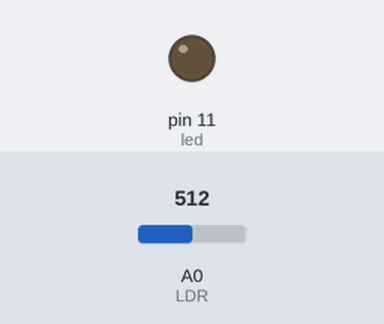
A sketch run on a simulated Arduino Uno, built with avr-gcc and run on an emulated ATmega328P. Shown: output pins drawn as LEDs (lit = HIGH). The inputs (shaded band) are chosen by the test bench; at power-on: A0 (LDR) = 512.

Above: at 1.2 s.
1.3 s: A0 (LDR) set to 122
At 2.1 s:
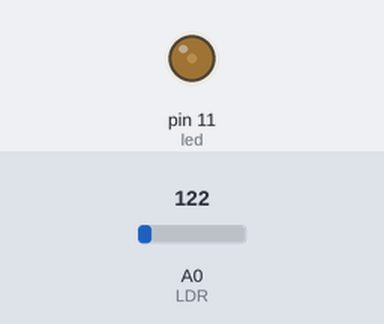
2.8 s: A0 (LDR) set to 0
At 3.2 s:
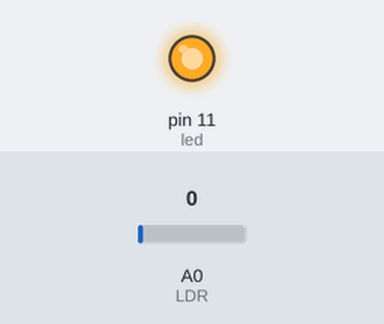
Timing chart, 0 to 5.8 s (numbered marks = the images above; inputs shaded):
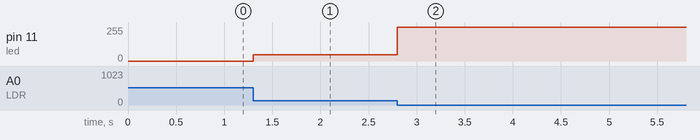

Measured:
- after the input at 1.3 s, pin 11 (led): 0/255 → 48/255 at once
- after the input at 2.8 s, pin 11 (led): 48/255 → 255/255 at once

The sketch:

projeto_iluminacao_automatizada.ino
```cpp
const int LDR = 0;
const int led = 11;
int luminosidade = 0;
int pwm = 0;

void setup() {
  pinMode(led, OUTPUT);
  Serial.begin(9600);
}

void loop() {
  luminosidade = analogRead(LDR);
  pwm = map(luminosidade, 0, 150, 255, 0);

  if(pwm < 0) pwm = 0;
  if(pwm > 255) pwm = 255;
  analogWrite(led, pwm);

}
```
